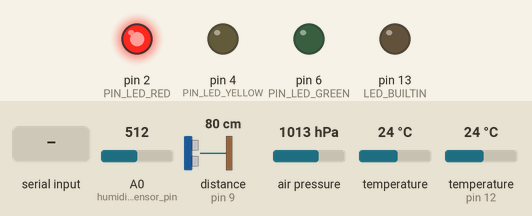
This sketch was run on a simulated Arduino Uno, built with avr-gcc and run on an emulated ATmega328P. Parts: output pins drawn as LEDs (lit = HIGH). Wiring (inferred from the names in the program): ultrasonic range finder: trigger pin 10; echo pin 9. The test bench sets the inputs (shaded band); at power-on: A0 (humidity_sensor_pin) = 512, distance to the obstacle (sensor on pin 9) 80 cm, air pressure 1013 hPa, temperature 24 °C, temperature (sensor on pin 12) 24 °C. The echo pulse lasts 58.3 µs per cm; pins used as bus, display or sensor lines are not drawn; what the sketch prints to the serial monitor is not drawn.

Above: at 1.2 s.
1.3 s: "TEMI" received over Serial
At 3.0 s:
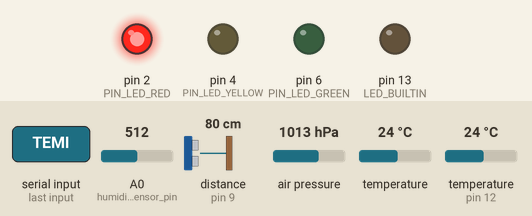
4.3 s: "GET" received over Serial
At 7.2 s:
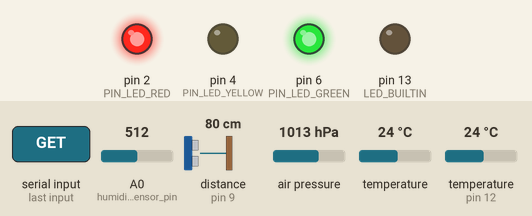
7.3 s: "LED" received over Serial
10.3 s: "BMP" received over Serial
At 10.8 s:
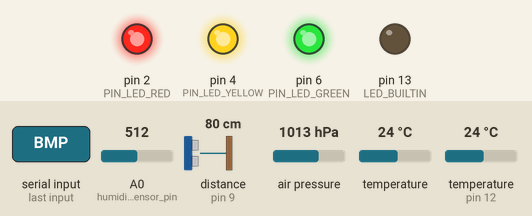
Timing chart, 0 to 13.3 s (numbered marks = the images above; inputs shaded):
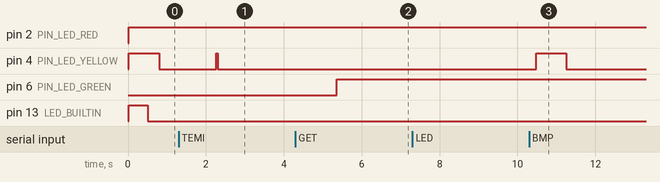

The sketch:

Weather.ino
```cpp
#include <DallasTemperature.h>
#include <OneWire.h>

#include <SoftwareSerial.h>
#include <Wire.h>
#include <Adafruit_BMP085.h>


// Connect VCC of the BMP085 sensor to 3.3V (NOT 5.0V!)
// Connect GND to Ground
// Connect SCL to i2c clock - on '168/'328 Arduino Uno/Nano/Duemilanove/etc thats Analog 5
// Connect SDA to i2c data - on '168/'328 Arduino Uno/Nano/Duemilanove/etc thats Analog 4
// EOC is not used, it signifies an end of conversion
// XCLR is a reset pin, also not used here

Adafruit_BMP085 bmp;

void responseBMP180(Stream &serial){
  String message = "{\"bmpTemp\":";
  message += bmp.readTemperature();
  message += ",\"bmpTempU\":\"C\"";
  message += ",\"bmpAlt\":";
  message += bmp.readAltitude();
  message += ",\"bmpResure\":";
  message += bmp.readPressure();
  message += ",\"bmpSeaResure\":";
  message += bmp.readSealevelPressure();
  message += "}";
  serial.println(message);
}

static const uint32_t IOBaud = 9600;  //IO Baudrate
/*
#define PIN_IO_TX      6              //IO TX
#define PIN_IO_RX      7              //IO RX
SoftwareSerial io_serial(PIN_IO_RX, PIN_IO_TX);
*/
#define PIN_LED_GREEN    6              //IO TX

#define PIN_LED_RED      2
#define PIN_LED_YELLOW   4

#define PIN_US_TRIGGER   10
#define PIN_US_ECHO      9

#define ONE_WIRE_BUS     12
/********************************************************************/
// Setup a oneWire instance to communicate with any OneWire devices
// (not just Maxim/Dallas temperature ICs)
OneWire oneWire(ONE_WIRE_BUS);
/********************************************************************/
// Pass our oneWire reference to Dallas Temperature.
DallasTemperature sensors(&oneWire);
/********************************************************************/

byte humidity_sensor_pin = A0;
byte humidity_sensor_vcc = 10;

void setup() {
  pinMode(PIN_LED_RED, OUTPUT);
  pinMode(PIN_LED_YELLOW, OUTPUT);
  pinMode(PIN_LED_GREEN, OUTPUT);


  pinMode(PIN_US_TRIGGER, OUTPUT);
  pinMode(PIN_US_ECHO, INPUT);

  pinMode(humidity_sensor_vcc, OUTPUT);
  digitalWrite(humidity_sensor_vcc, LOW);
  // put your setup code here, to run once:
  Serial.begin(IOBaud);
  //io_serial.begin(IOBaud);
  sensors.begin();
  pinMode(LED_BUILTIN, OUTPUT);
  bmp.begin();

  //Serial.println("<Weather Sensor is ready>");
}
unsigned long _lastHS = 0;
int humidity_sensor = -1;
int _flag = 0;
unsigned long led_r_count = 0;
void read_humidity_sensor() {
  if(_flag == 0){
    _flag = 1;
    _lastHS = millis();
    digitalWrite(humidity_sensor_vcc, HIGH);
    //led_r_count = millis();

  }
  if(millis() - _lastHS > 500){
    int value = analogRead(humidity_sensor_pin);
    digitalWrite(humidity_sensor_vcc, LOW);
    _flag = 0;
    humidity_sensor = 1023 - value;

  }
}


unsigned long _lastDistance = 0;
long distance_sensor = -1;
long duration_sensor;
int _flag1 = 0;
unsigned long led_g_count = 0;
void read_distance_sensor() {
  if(_flag1 == 0){
    _flag1 = 1;
    _lastDistance = millis();
    led_g_count = millis();
    digitalWrite(PIN_US_TRIGGER, LOW);
    delayMicroseconds(2);
    digitalWrite(PIN_US_TRIGGER, HIGH);
    delayMicroseconds(10);
    digitalWrite(PIN_US_TRIGGER, LOW);

    duration_sensor = pulseIn(PIN_US_ECHO, HIGH);
    distance_sensor = duration_sensor / 58.2; //Calculate the distance (in cm) based on the speed of sound.

  }
  if(millis() - _lastDistance > 200){
    _flag1 = 0;
  }
}


String getBMP180(){
  String message = "{\"bmpTemp\":";
  message += bmp.readTemperature();
  message += ",\"bmpTempU\":\"C\"";
  message += ",\"bmpAlt\":";
  message += bmp.readAltitude();
  message += ",\"bmpResure\":";
  message += bmp.readPressure();
  message += ",\"bmpSeaResure\":";
  message += bmp.readSealevelPressure();
  message += "}";

  return message;
}

void _responseBMP180(Stream &serial){
  serial.println(getBMP180());
}


int led_bi_count = 0;

unsigned long led_y_count = 0;
void request(Stream &serial){
  String req = "";
  while (serial.available()){
    req = req + (char)serial.read();
    delay(50);
    led_bi_count = 10;
  }
  /*if(req != "")
    Serial.println(req);*/
  response(serial, req);
}
void response(Stream &serial, String method){
  if (method == "LED") {
    _responseBlueLED(serial, PIN_LED_RED);
  }
  else if (method == "LED2") {

    _responseBlueLED(serial, PIN_LED_YELLOW);
  }
  else if (method == "GET") {
    led_y_count = millis();
    _responseGET(serial);
  }
  else if (method == "TEMI") {
    led_y_count = millis();
    _responseTempDS18B20(serial);
  }
  else if (method == "BMP") {
    led_y_count = millis();
    _responseBMP180(serial);
  }
  else if(method != ""){
    _responseERROR(serial);
  }
}
void _responseNO(Stream &serial){
  serial.println("{\"gps\":none}");
}

void _responseERROR(Stream &serial){
  serial.println("{\"error\":\"Method not implemented\"}");
}

void _responseBlueLED(Stream &serial, int led){
  digitalWrite(led, HIGH);
  serial.print("{\"led\":true, \"nro\":");
  serial.print(led);
  serial.println("}");
}

String getTempDS18B20(){
  String message = "{\"temp\":";
  message += (sensors.getTempCByIndex(0));
  message += "}";
  return message;
}

String getHumidity(){
  String message = "{\"hum\":";
  message += (humidity_sensor);
  message += "}";
  return message;
}

String getDistance(){
  String message = "{\"distance\":";
  message += (distance_sensor);
  message += ",\"distanceU\": \"CM\"}";
  return message;
}

void _responseTempDS18B20(Stream &serial){
  sensors.requestTemperatures();
  String message = "{\"DS18B20\":";
  message += getTempDS18B20();
  message += ",\"Humidity\":";
  message += getHumidity();
  message += "}";

  serial.println(message);
}

void _responseGET(Stream &serial){
  sensors.requestTemperatures();
  String message = "{\"DS18B20\":";
  message += getTempDS18B20();
  message += ",\"Humidity\":";
  message += getHumidity();
  message += ",\"BMP\":";
  message += getBMP180();
  message += ",\"Distance\":";
  message += getDistance();
  message += "}";

  serial.println(message);
}

int _wait = 0;
int _wait1 = 1;
void loop() {
  request(Serial);

  //io_serial.listen();
  //request(io_serial);
  if(millis() - led_bi_count < 500)
    digitalWrite(LED_BUILTIN, HIGH);
  else
    digitalWrite(LED_BUILTIN, LOW);

  if(millis() - led_y_count < 800)
    digitalWrite(PIN_LED_YELLOW, HIGH);
  else
    digitalWrite(PIN_LED_YELLOW, LOW);


  if(millis() - led_r_count < 800)
    digitalWrite(PIN_LED_RED, HIGH);
  else
    digitalWrite(PIN_LED_RED, LOW);
  /*
  if(++led_r_count < 6)
    digitalWrite(PIN_LED_RED, HIGH);
  else if(++led_r_count < 10)
    digitalWrite(PIN_LED_RED, LOW);
  else{
    //digitalWrite(PIN_LED_RED, LOW);
    led_r_count = 0;
  }
  */
  if(millis() - led_r_count > 500){
    if(_wait > 0){
      digitalWrite(PIN_LED_RED, HIGH);
      _wait = 0;
    }
    else{
      _wait = 1;
      digitalWrite(PIN_LED_RED, LOW);
    }
    led_r_count = millis();
  }

  if(millis() - led_g_count > 300){
    if(_wait1 > 0){
      digitalWrite(PIN_LED_GREEN, LOW);
      _wait1 = 0;
    }
    else{
      _wait1 = 1;
      digitalWrite(PIN_LED_GREEN, HIGH);
    }
    led_g_count = millis();
  }

  read_humidity_sensor();
  read_distance_sensor();


}
```

Measured:
- after the input at 1.3 s, pin 4 (PIN_LED_YELLOW): LOW → HIGH after 0.97 s, → LOW 0.04 s later
- after the input at 4.3 s, pin 6 (PIN_LED_GREEN): LOW → HIGH after 1.1 s
- after the input at 10.3 s, pin 4 (PIN_LED_YELLOW): LOW → HIGH after 0.18 s, → LOW 0.77 s later
